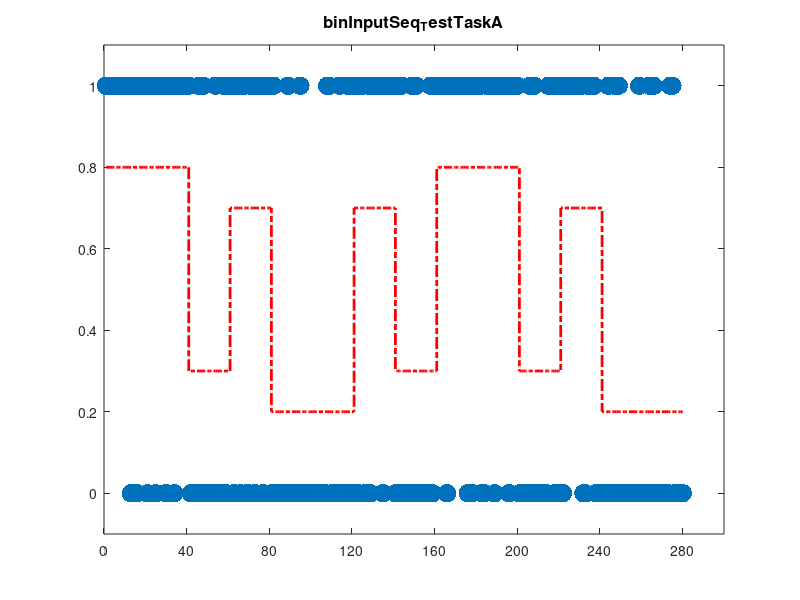

The MATLAB source for this figure: (Note: this script raises an error after producing the figure.)
%% TestTask_1 - Create test task binary input sequence 
% 280 trials total,
pPhase1  = 0.8; %A1  probability of "1" in curr phase
lPhase1  = 40;  %A1 n trials of curr phase
pPhase2  = 0.3; %B1
lPhase2  = 20; %B1
pPhase3  = 0.7; %B2
lPhase3  = 20;%B2
pPhase4  = 0.2; %A2
lPhase4  = 40; %A2
pPhase5  = 0.7; %B3
lPhase5  = 20; %B3
pPhase6  = 0.3; %B4
lPhase6  = 20; %B4
pPhase7  = 0.8; %A3
lPhase7  = 40; %A3
pPhase8  = 0.3; %B5
lPhase8  = 20; %B5
pPhase9  = 0.7; %B6
lPhase9  = 20; %B6
pPhase10 = 0.2; %A4 
lPhase10 = 40; %A4


% TestTask_1 outcomes
phase1  = ones(1,lPhase1);
iIncIdx = randperm(lPhase1,floor((1-pPhase1)*lPhase1)); % ! first 3 trials need to be "1" trials
phase1(1,iIncIdx) = 0;

phase2  = ones(1,lPhase2);
iIncIdx = randperm(lPhase2,floor((1-pPhase2)*lPhase2));
phase2(1,iIncIdx) = 0;

phase3  = ones(1,lPhase3);
iIncIdx = randperm(lPhase3,floor((1-pPhase3)*lPhase3));
phase3(1,iIncIdx) = 0;

phase4  = ones(1,lPhase4);
iIncIdx = randperm(lPhase4,floor((1-pPhase4)*lPhase4));
phase4(1,iIncIdx) = 0;

phase5  = ones(1,lPhase5);
iIncIdx = randperm(lPhase5,floor((1-pPhase5)*lPhase5));
phase5(1,iIncIdx) = 0;

phase6  = ones(1,lPhase6);
iIncIdx = randperm(lPhase6,floor((1-pPhase6)*lPhase6));
phase6(1,iIncIdx) = 0;

phase7  = ones(1,lPhase7);
iIncIdx = randperm(lPhase7,floor((1-pPhase7)*lPhase7));
phase7(1,iIncIdx) = 0;

phase8  = ones(1,lPhase8);
iIncIdx = randperm(lPhase8,floor((1-pPhase8)*lPhase8));
phase8(1,iIncIdx) = 0;

phase9  = ones(1,lPhase9);
iIncIdx = randperm(lPhase9,floor((1-pPhase9)*lPhase9));
phase9(1,iIncIdx) = 0;

phase10  = ones(1,lPhase10);
iIncIdx = randperm(lPhase10,floor((1-pPhase10)*lPhase10));
phase10(1,iIncIdx) = 0;


% TestTask_1 create input trajectory
u = [phase1,phase2,phase3,phase4,phase5,phase6,phase7,phase8,phase9,phase10];

%TestTask_1 underlying probability structure
probStr = [pPhase1*ones(1,lPhase1),pPhase2*ones(1,lPhase2),pPhase3*ones(1,lPhase3),pPhase4*ones(1,lPhase4),pPhase5*ones(1,lPhase5),...
     pPhase6*ones(1,lPhase6),pPhase7*ones(1,lPhase7),pPhase8*ones(1,lPhase8),pPhase9*ones(1,lPhase9),pPhase10*ones(1,lPhase10)];



%Create second row for left lever sequence
k = zeros(1,length(u))
for i = 1:length(k)
    if u(1,i) == 0
        k(1,i) = 1;
    end
end

%% PLOTTING
figure;
fig = plot(u, '.', 'MarkerSize', 40); ylim([-0.1, 1.1]);
hold on;
stairs(probStr, '-.', 'Color', 'r', 'LineWidth', 2);
%legend({'RewardingLeverSide', 'Prob(Reward)'});
title('binInputSeq_TestTaskA', 'FontWeight', 'bold', 'FontSize', 12);
set(gcf, 'color', 'none');   
set(gca, 'color', 'none');
xticks([0 40 80 120 160 200 240 280])
hold on;

figdir = fullfile('binInputSeq_TestTaskA_TrajPlot');
save([figdir,'.fig'])
print([figdir,'.png'], '-dpng')

writematrix(u, [pwd,filesep,'binInputSeq_TestTaskA_RightLeverList.txt'],"Delimiter",',')
writematrix(k, [pwd,filesep,'binInputSeq_TestTaskA_LeftLeverList.txt'],"Delimiter",',')